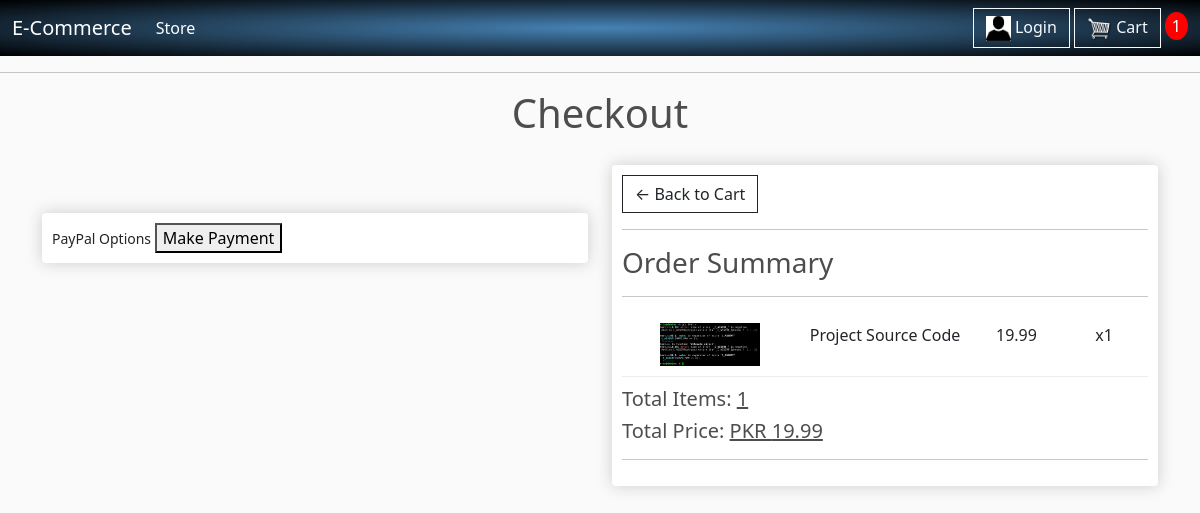
Before: /checkout/ (signed in) with the older database file.
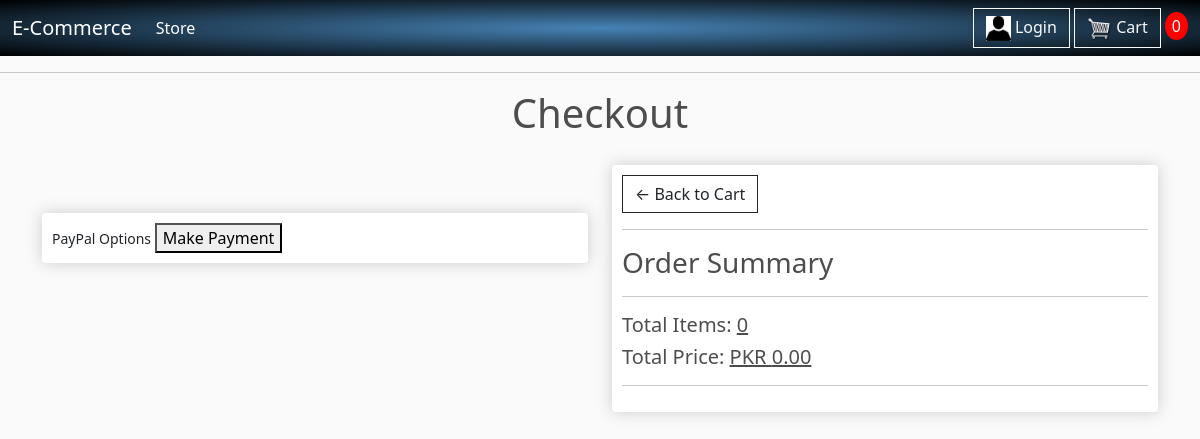
After: the same page with the newer database file.
### store/models.py (models this page shows, shortened)
class OrderItem(models.Model):
	product = models.ForeignKey(Product, on_delete = models.SET_NULL, null = True, blank = True)
	order = models.ForeignKey(Order, on_delete = models.SET_NULL, null = True, blank = True)
	quantity = models.IntegerField(default = 0, null = True, blank = True)
	date_ordered = models.DateTimeField(auto_now_add = True)
	@property
	def get_total(self):
		total = self.product.price * self.quantity
		return total

class Product(models.Model):
	name = models.CharField(max_length = 200, null = True)
	price = models.DecimalField(max_digits = 7, decimal_places = 2)
	digital = models.BooleanField(default = False, null = True, blank = True)
	image = models.ImageField(null = True, blank = True)  # After adding this, go to settings.py to MEDIA_ROUTE
	@property
	def imageURL(self):
		try:
			url = self.image.url
		except:
			url = ''
		return url  # Now update the img in store.html from product.image.url to product.imageURL

class Order(models.Model):
	customer = models.ForeignKey(Customer, on_delete = models.SET_NULL, null = True, blank = True)
	date_ordered = models.DateTimeField(auto_now_add = True)
	complete = models.BooleanField(default = False)
	transaction_id = models.CharField(max_length = 100, null = True)
	@property
	def shipping(self):
		shipping = False
		orderitems = self.orderitem_set.all()
		for i in orderitems:
			if i.product.digital == False:
				shipping = True
		return shipping
	@property
	def get_cart_total(self):
		orderItems = self.orderitem_set.all()
		total = sum([item.get_total for item in orderItems])
		return total
	@property
	def get_cart_items(self):
		orderItems = self.orderitem_set.all()
		total = sum([item.quantity for item in orderItems])
		return total

### store/views.py (the view)
# urls.py: path('checkout/', views.checkout, name = "checkout"),
def checkout(request):
	if request.user.is_authenticated:
		customer = request.user.customer
		order, created = Order.objects.get_or_create(customer = customer, complete = False)  # get_or_create() => Queries an obj with certain val, if it doesn't exist, it creates it
		items = order.orderitem_set.all()  # Getting All the orderitems that have a certain order as parent | we can query child obj by setting the parent val & then the child obj with all lowercase values
		cartItems = order.get_cart_items
	else:
		items = []
		order = {'get_cart_total': 0, 'get_cart_items': 0, 'shipping': False}
		cartItems = order['get_cart_items']
	context = {'items': items, 'order': order, 'cartItems': cartItems}
	return render(request, 'store/checkout.html', context)

### store/templates/store/checkout.html (shortened to what this page needs)
{% extends 'store/main.html' %}
{% load static %}
{% block content %}
<h1 style="text-align:center; padding-bottom:10px;">Checkout</h1>
<div class="row">
    <div class="col-lg-6">
        <br> <br>
        <div class="box-element hidden"
             id="payment-info">
            <small> PayPal Options </small>
            <button id="make-payment"> Make Payment</button>
        </div>
    </div>
    <div class="col-lg-6">
        <div class="box-element">
            <a class="btn btn-outline-dark" href="{% url 'cart' %}">&#x2190; Back to Cart </a>
            <hr>
            <h3> Order Summary </h3>
            <hr>
            {% for item in items %}
            <div class="cart-row">
                <div style="flex:2"><img class="row-image" src="{{item.product.imageURL}}"></div>
                <div style="flex:2"><p> {{item.product.name}} </p></div>
                <div style="flex:1"><p> {{item.product.price}} </p></div>
                <div style="flex:1"><p> x{{item.quantity}} </p></div>
            </div>
            {% endfor %}
            <h5> Total Items: <u> {{order.get_cart_items}} </u></h5>
            <h5> Total Price: <u> PKR {{order.get_cart_total|floatformat:2}} </u></h5>
            <hr>
        </div>
    </div>
</div>
{% endblock content %}

Changed rows visible on the page:
removed OrderItem: product.imageURL (picture), product.name "Project Source Code", product.price "19.99", quantity "1"
removed Order: get_cart_items "1", get_cart_total "19.99"
added Order: get_cart_items "0", get_cart_total "0.00"
Other visible differences:
{{ cartItems }}: "1" → "0"
